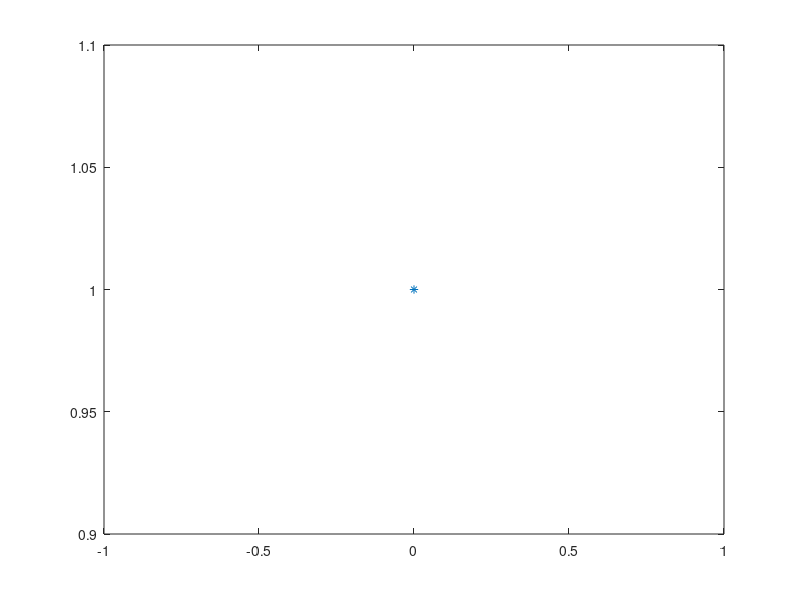

This chart was generated by the following MATLAB code:
clc;
pause(1);

% equivalent:
rand(2,3);
unifrnd(0,1,2,3);


binornd(3, 0.5, 2, 3);


% Bernoulli distribution

%S=input("What is the number of simulations?");
%p=input("What is the probability of success?");

%U=rand(1, S);
%X=U<p;

%uniqueX = unique(X);
%numsX = hist(X, length(uniqueX));
%[uniqueX; numsX/S]


% Binomial distribution

%S=input("What is the number of simulations?");
%n=input("How many trials?");
%p=input("What is the probability of success?");

%U=rand(n, S);
%X=U<p;
%sumX=sum(X);

%uniqueSumX = unique(sumX);
%numsSumX = hist(sumX, length(uniqueSumX));

%xvals=0:n;
%pdf_xvals=binopdf(xvals, n, p);

%plot(xvals, pdf_xvals, "o");
%hold on;
%plot(uniqueSumX, numsSumX/S, "*");
%hold off;

%[uniqueSumX; numsSumX/S]


% Geometric distribution

%S=input("What is the number of simulations?");
%p=input("What is the probability of success?");

%X = zeros(1, S);

%for i=1:S
%    numberOfFailures = 0;
%    %%% inside the i-th simulation
%    while rand() >= p
%        %%% while we have a failure
%        numberOfFailures = numberOfFailures + 1;
%    end
%    X(i) = numberOfFailures;
%end

%uniqueX = unique(X);
%numsX = hist(X, length(uniqueX));

%xvals=0:max(uniqueX);
%pdf_xvals=geopdf(xvals, p);

%plot(xvals, pdf_xvals, "or");
%hold on;
%plot(uniqueX, numsX/S, "*");
%hold off;

%[uniqueX; numsX/S]

% Pascal distribution

S=input("What is the number of simulations?");
s=input("How many successes?");
p=input("What is the probability of success?");

X = zeros(1, S);

for i=1:S
    numberOfFailures = 0;
    numberOfSuccesses = s;
    while numberOfSuccesses ~= 0
        if rand() < p
           numberOfSuccesses = numberOfSuccesses - 1;
        else
            numberOfFailures = numberOfFailures + 1;
        end
    end
    X(i) = numberOfFailures;
end

uniqueX = unique(X);
numsX = hist(X, length(uniqueX));

xvals=0:max(uniqueX);
pdf_xvals=nbinpdf(xvals, s, p);

plot(xvals, pdf_xvals, "or");
hold on;
plot(uniqueX, numsX/S, "*");
hold off;
